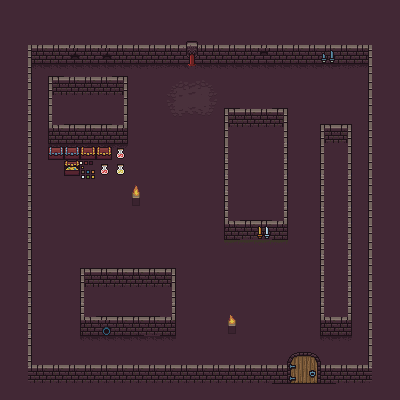

A level layout from a 2D game, rendered from its tile map. Below: a short description, then the map file with its tile-grid data intact:
An orthogonal 25x25 tile map with 16x16 px tiles, 3 tile layers (Floor, Walls, Above), 2 tilesets.

<map version="1.4" tiledversion="1.4.2" orientation="orthogonal" renderorder="right-down" width="25" height="25" tilewidth="16" tileheight="16" infinite="0" nextlayerid="6" nextobjectid="1">
 <editorsettings>
  <export target="map2.json" format="json" />
 </editorsettings>
 <tileset firstgid="1" name="16x16_tileset" tilewidth="16" tileheight="16" tilecount="256" columns="16">
  <image source="../spritesheets/16x16_tileset.png" width="256" height="256" />
 </tileset>
 <tileset firstgid="257" name="16x16_walls" tilewidth="16" tileheight="16" tilecount="256" columns="16">
  <image source="../spritesheets/16x16_walls.png" width="256" height="256" />
 </tileset>
 <layer id="1" name="Floor" width="25" height="25">
  <data encoding="csv">
51,51,51,51,51,51,51,51,51,51,51,51,51,51,51,51,51,51,51,51,51,51,51,51,51,
51,51,51,51,51,51,51,51,51,51,51,51,51,51,51,51,51,51,51,51,51,51,51,51,51,
51,51,51,51,51,51,51,51,51,51,51,51,51,51,51,51,51,51,51,51,51,51,51,51,51,
51,51,51,51,51,51,51,51,51,51,51,51,51,51,51,51,51,51,51,51,33,34,35,51,51,
51,51,33,33,33,33,33,33,33,34,35,111,112,33,33,33,33,33,33,33,33,34,35,51,51,
51,51,51,51,51,51,51,51,51,51,51,51,51,51,51,51,51,51,51,51,51,51,51,51,51,
51,51,51,51,51,51,51,51,51,51,51,51,51,51,51,51,51,51,51,51,51,51,51,51,51,
51,51,51,51,51,51,51,51,51,51,51,51,51,51,51,51,51,51,51,51,51,51,51,51,51,
51,51,51,51,51,51,51,51,51,51,51,51,51,51,51,51,51,51,51,51,51,51,51,51,51,
51,51,51,33,34,35,35,35,51,51,51,51,51,51,51,51,51,51,51,51,51,51,51,51,51,
51,51,51,51,51,51,51,51,51,51,51,51,51,51,51,51,51,51,51,51,51,51,51,51,51,
51,51,51,51,51,51,51,51,51,51,51,51,51,51,51,51,51,51,51,51,51,51,51,51,51,
51,51,51,51,51,51,51,51,51,51,51,51,51,51,51,51,51,51,51,51,51,51,51,51,51,
51,51,51,51,51,51,51,51,51,51,51,51,51,51,51,51,51,51,51,51,51,51,51,51,51,
51,51,51,51,51,51,51,51,51,51,51,51,51,51,51,51,51,51,51,51,51,51,51,51,51,
51,51,51,51,51,51,51,51,51,51,51,51,51,51,355,355,355,355,51,51,51,51,51,51,51,
51,51,51,51,51,51,51,51,51,51,51,51,51,51,51,51,51,51,51,51,51,51,51,51,51,
51,51,51,51,51,51,51,51,51,51,51,51,51,51,51,51,51,51,51,51,51,51,51,51,51,
51,51,51,51,51,51,51,51,51,51,51,51,51,51,51,51,51,51,51,51,51,51,51,51,51,
51,51,51,51,51,51,51,51,51,51,51,51,51,51,51,51,51,51,51,51,51,51,51,51,51,
51,51,51,51,51,51,51,51,51,51,51,51,51,371,371,371,371,51,51,51,51,51,51,51,51,
51,51,51,51,51,33,33,33,33,33,33,371,371,371,371,371,371,371,51,51,33,34,51,51,51,
51,51,51,51,51,51,51,51,51,51,51,51,51,51,51,51,51,51,51,51,51,51,51,51,51,
51,51,51,51,51,51,51,51,51,51,51,51,51,51,51,51,51,51,51,51,51,51,51,51,51,
51,51,51,51,51,51,51,51,51,51,51,51,51,51,51,51,51,51,51,51,51,51,51,51,51
</data>
 </layer>
 <layer id="4" name="Walls" width="25" height="25">
  <data encoding="csv">
0,0,0,0,0,0,0,0,0,0,0,0,0,0,0,0,0,0,0,0,0,0,0,0,0,
0,0,0,0,0,0,0,0,0,0,0,0,0,0,0,0,0,0,0,0,0,0,0,0,0,
0,257,258,258,258,258,258,258,258,258,258,75,76,258,258,258,258,258,258,258,258,258,258,259,0,
0,273,274,274,274,274,274,274,274,274,274,95,96,274,274,274,274,274,274,274,274,274,274,275,0,
0,289,0,0,0,0,0,0,0,0,0,0,0,0,0,0,0,0,0,0,0,0,0,275,0,
0,273,0,276,306,306,306,277,0,0,97,98,99,100,0,0,0,0,0,0,0,0,0,275,0,
0,289,0,275,0,0,0,273,0,0,113,114,115,116,0,0,0,0,0,0,0,0,0,275,0,
0,273,0,292,290,290,290,293,0,0,129,130,131,132,276,306,306,277,0,0,0,0,0,275,0,
0,289,0,308,274,274,274,309,0,0,0,0,0,0,275,0,0,289,0,0,276,277,0,275,0,
0,273,0,191,191,192,192,189,0,0,0,0,0,0,291,0,0,289,0,0,275,273,0,275,0,
0,289,0,0,224,0,189,220,0,0,0,0,0,0,291,0,0,289,0,0,291,289,0,275,0,
0,273,0,0,0,0,0,0,0,0,0,0,0,0,291,0,0,289,0,0,291,289,0,275,0,
0,289,0,0,0,0,0,0,170,0,0,0,0,0,291,0,0,289,0,0,291,289,0,275,0,
0,273,0,0,0,0,0,0,0,0,0,0,0,0,292,290,290,293,0,0,291,289,0,275,0,
0,289,0,0,0,0,0,0,0,0,0,0,0,0,308,306,306,309,0,0,291,289,0,275,0,
0,273,0,0,0,0,0,0,0,0,0,0,0,0,0,0,0,0,0,0,291,289,0,275,0,
0,289,0,0,0,0,0,0,0,0,0,0,0,0,0,0,0,0,0,0,291,289,0,275,0,
0,273,0,0,0,276,306,306,306,306,277,0,0,0,0,0,0,0,0,0,291,289,0,275,0,
0,289,0,0,0,291,0,0,0,0,289,0,0,0,0,0,0,0,0,0,291,289,0,275,0,
0,273,0,0,0,292,290,290,290,290,293,0,0,0,0,0,0,0,0,0,292,293,0,275,0,
0,289,0,0,0,308,274,274,274,306,309,0,0,0,176,0,0,0,0,0,308,309,0,275,0,
0,273,0,0,0,0,0,0,0,0,0,0,0,0,0,0,0,0,0,0,0,0,0,275,0,
0,289,0,0,0,0,0,0,0,0,0,0,0,0,0,0,0,0,0,0,0,0,0,291,0,
0,305,306,306,306,306,306,306,306,306,306,306,306,306,306,306,306,295,296,297,298,306,306,307,0,
0,0,0,0,0,0,0,0,0,0,0,0,0,0,0,0,0,0,0,0,0,0,0,0,0
</data>
 </layer>
 <layer id="3" name="Above" width="25" height="25">
  <data encoding="csv">
0,0,0,0,0,0,0,0,0,0,0,0,0,0,0,0,0,0,0,0,0,0,0,0,0,
0,0,0,0,0,0,0,0,0,0,0,0,0,0,0,0,0,0,0,0,0,0,0,0,0,
0,0,0,0,0,0,0,0,0,0,0,0,0,0,0,0,0,0,0,0,0,0,0,0,0,
0,0,0,0,37,0,37,0,0,0,0,0,0,0,0,0,53,0,0,0,105,0,0,0,0,
0,0,0,260,258,258,258,261,0,0,0,0,0,0,0,0,0,0,0,0,0,0,0,0,0,
0,0,0,0,0,0,0,0,0,0,0,0,0,0,0,0,0,0,0,0,0,0,0,0,0,
0,0,0,0,0,0,0,0,0,0,0,0,0,0,260,258,258,261,0,0,0,0,0,0,0,
0,0,0,0,0,0,0,0,0,0,0,0,0,0,0,0,0,0,0,0,260,261,0,0,0,
0,0,0,0,0,0,0,0,0,0,0,0,0,0,0,0,0,0,0,0,0,0,0,0,0,
0,0,0,0,0,0,0,0,0,0,0,0,0,0,0,0,0,0,0,0,0,0,0,0,0,
0,0,0,0,0,136,0,0,0,0,0,0,0,0,0,0,0,0,0,0,0,0,0,0,0,
0,0,0,0,0,152,0,0,154,0,0,0,0,0,0,0,0,0,0,0,0,0,0,0,0,
0,0,0,0,0,0,0,0,0,0,0,0,0,0,0,0,0,0,0,0,0,0,0,0,0,
0,0,0,0,0,0,0,0,0,0,0,0,0,0,0,0,0,0,0,0,0,0,0,0,0,
0,0,0,0,0,0,0,0,0,0,0,0,0,0,0,0,106,0,0,0,0,0,0,0,0,
0,0,0,0,0,0,0,0,0,0,0,0,0,0,0,0,0,0,0,0,0,0,0,0,0,
0,0,0,0,0,260,290,290,290,290,261,0,0,0,0,0,0,0,0,0,0,0,0,0,0,
0,0,0,0,0,0,0,0,0,0,0,0,0,0,0,0,0,0,0,0,0,0,0,0,0,
0,0,0,0,0,0,0,0,0,0,0,0,0,0,0,0,0,0,0,0,0,0,0,0,0,
0,0,0,0,0,0,0,0,0,0,0,0,0,0,160,0,0,0,0,0,0,0,0,0,0,
0,0,0,0,0,0,4,0,0,0,0,0,0,0,0,0,0,0,0,0,0,0,0,0,0,
0,0,0,0,0,0,0,0,0,0,0,0,0,0,0,0,0,0,0,0,0,0,0,0,0,
0,0,258,258,258,258,258,258,258,258,258,258,258,258,258,258,258,279,280,281,282,258,258,0,0,
0,0,0,0,0,0,0,0,0,0,0,0,0,0,0,0,0,0,0,0,0,0,0,0,0,
0,0,0,0,0,0,0,0,0,0,0,0,0,0,0,0,0,0,0,0,0,0,0,0,0
</data>
 </layer>
</map>
